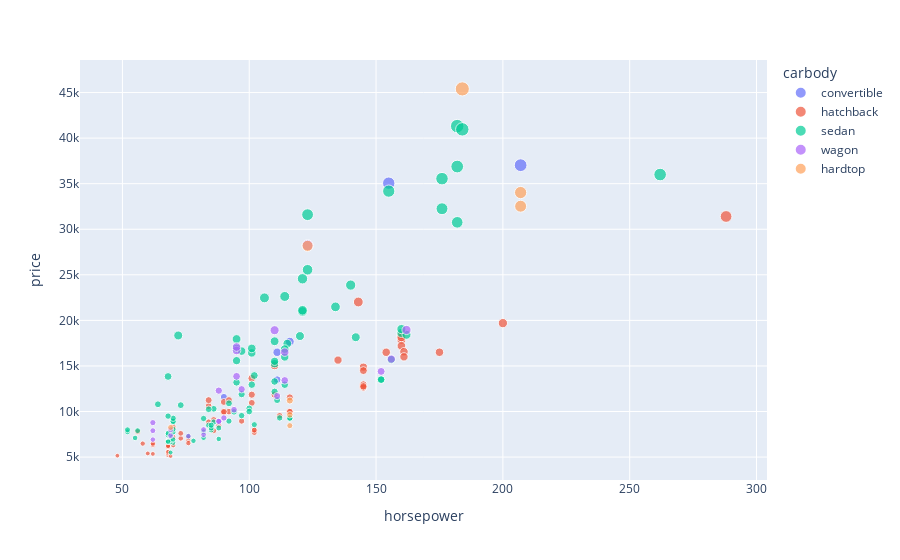

Source (notebook cell):
### Code cell
px.scatter(data_frame = df , x = "horsepower" , y = "price" , color = "carbody" ,
           size="price" , size_max=10 , hover_name = "fueltype")

### Figure 1 — Plotly figure (JSON) as saved in the notebook; plotly's stock layout.template omitted (floating-point values rounded to 4 significant figures)
{"data": [{"hovertemplate": "<b>%{hovertext}</b><br><br>carbody=convertible<br>horsepower=%{x}<br>price=%{marker.size}<extra></extra>", "hovertext": ["gas", "gas", "gas", "gas", "gas", "gas"], "legendgroup": "convertible", "marker": {"color": "#636efa", "size": [13500.0, 16500.0, 35060.0, 37030.0, 17670.0, 11600.0], "sizemode": "area", "sizeref": 454, "symbol": "circle"}, "mode": "markers", "name": "convertible", "orientation": "v", "showlegend": true, "type": "scatter", "x": [111, 111, 155, 207, 116, 90], "xaxis": "x", "y": [13500.0, 16500.0, 35060.0, 37030.0, 17670.0, 11600.0], "yaxis": "y"}, {"hovertemplate": "<b>%{hovertext}</b><br><br>carbody=hatchback<br>horsepower=%{x}<br>price=%{marker.size}<extra></extra>", "hovertext": ["gas", "gas", "gas", "gas", "gas", "gas", "gas", "gas", "gas", "gas", "gas", "gas", "gas", "gas", "gas", "gas", "gas", "gas", "gas", "gas", "gas", "gas", "gas", "gas", "gas", "gas", "gas", "gas", "gas", "gas", "gas", "gas", "gas", "gas", "gas", "gas", "gas", "gas", "gas", "gas", "gas", "gas", "gas", "gas", "gas", "gas", "gas", "gas", "gas", "gas", "gas", "gas", "gas", "gas", "gas", "gas", "gas", "gas", "gas", "diesel", "gas", "gas", "gas", "gas", "gas", "gas", "gas", "gas", "gas", "gas"], "legendgroup": "hatchback", "marker": {"color": "#EF553B", "size": [16500.0, 17860.0, 5151.0, 6295.0, 5572.0, 6377.0, 7957.0, 6229.0, 12960.0, 6479.0, 6855.0, 5399.0, 6529.0, 7129.0, 7895.0, 9095.0, 11050.0, 5195.0, 6095.0, 6795.0, 10940.0, 11840.0, 13640.0, 15640.0, 8845.0, 10600.0, 11240.0, 16500.0, 5389.0, 6189.0, 6669.0, 7689.0, 9959.0, 8499.0, 12630.0, 14870.0, 14490.0, 7799.0, 8949.0, 17200.0, 19700.0, 18400.0, 5572.0, 7957.0, 6229.0, 12760.0, 22020.0, 31400.0, 9895.0, 11850.0, 15040.0, 18150.0, 5118.0, 7053.0, 7603.0, 5348.0, 6338.0, 6488.0, 7198.0, 7788.0, 8358.0, 8238.0, 9538.0, 9989.0, 11550.0, 9988.0, 11250.0, 16560.0, 16000.0, 9980.0], "sizemode": "area", "sizeref": 454, "symbol": "circle"}, "mode": "markers", "name": "hatchback", "orientation": "v", "showlegend": true, "type": "scatter", "x": [154, 160, 48, 70, 68, 68, 102, 68, 145, 58, 76, 60, 76, 76, 86, 86, 90, 68, 68, 68, 101, 101, 101, 135, 84, 84, 84, 175, 68, 68, 68, 102, 116, 88, 145, 145, 145, 69, 97, 160, 200, 160, 68, 102, 68, 145, 143, 288, 90, 110, 110, 160, 69, 73, 73, 62, 62, 62, 70, 56, 70, 70, 112, 116, 116, 92, 92, 161, 161, 90], "xaxis": "x", "y": [16500.0, 17860.0, 5151.0, 6295.0, 5572.0, 6377.0, 7957.0, 6229.0, 12960.0, 6479.0, 6855.0, 5399.0, 6529.0, 7129.0, 7895.0, 9095.0, 11050.0, 5195.0, 6095.0, 6795.0, 10940.0, 11840.0, 13640.0, 15640.0, 8845.0, 10600.0, 11240.0, 16500.0, 5389.0, 6189.0, 6669.0, 7689.0, 9959.0, 8499.0, 12630.0, 14870.0, 14490.0, 7799.0, 8949.0, 17200.0, 19700.0, 18400.0, 5572.0, 7957.0, 6229.0, 12760.0, 22020.0, 31400.0, 9895.0, 11850.0, 15040.0, 18150.0, 5118.0, 7053.0, 7603.0, 5348.0, 6338.0, 6488.0, 7198.0, 7788.0, 8358.0, 8238.0, 9538.0, 9989.0, 11550.0, 9988.0, 11250.0, 16560.0, 16000.0, 9980.0], "yaxis": "y"}, {"hovertemplate": "<b>%{hovertext}</b><br><br>carbody=sedan<br>horsepower=%{x}<br>price=%{marker.size}<extra></extra>", "hovertext": ["gas", "gas", "gas", "gas", "gas", "gas", "gas", "gas", "gas", "gas", "gas", "gas", "gas", "gas", "gas", "gas", "gas", "gas", "gas", "gas", "gas", "gas", "gas", "gas", "gas", "gas", "gas", "gas", "gas", "gas", "gas", "gas", "diesel", "gas", "diesel", "diesel", "diesel", "gas", "gas", "gas", "gas", "gas", "gas", "gas", "diesel", "gas", "gas", "gas", "gas", "gas", "gas", "gas", "gas", "diesel", "gas", "diesel", "gas", "diesel", "gas", "gas", "gas", "gas", "gas", "gas", "gas", "gas", "gas", "gas", "gas", "gas", "diesel", "gas", "gas", "gas", "gas", "gas", "diesel", "gas", "gas", "diesel", "gas", "diesel", "gas", "gas", "diesel", "gas", "gas", "diesel", "gas", "gas", "gas", "gas", "gas", "gas", "diesel", "gas"], "legendgroup": "sedan", "marker": {"color": "#00cc96", "size": [13950.0, 17450.0, 15250.0, 17710.0, 23880.0, 16430.0, 16920.0, 20970.0, 21100.0, 24560.0, 30760.0, 41320.0, 36880.0, 6575.0, 6692.0, 7609.0, 8558.0, 7295.0, 8845.0, 10300.0, 12940.0, 10340.0, 6785.0, 8916.0, 8916.0, 32250.0, 35550.0, 36000.0, 6695.0, 7395.0, 8495.0, 10240.0, 10800.0, 18280.0, 18340.0, 25550.0, 31600.0, 34180.0, 40960.0, 6989.0, 8189.0, 9279.0, 9279.0, 5499.0, 7099.0, 6649.0, 6849.0, 7299.0, 7499.0, 9549.0, 13500.0, 13500.0, 11900.0, 13200.0, 15580.0, 16900.0, 16630.0, 17950.0, 18150.0, 6692.0, 7609.0, 12170.0, 15510.0, 18620.0, 7126.0, 7775.0, 9960.0, 9233.0, 11260.0, 6938.0, 7898.0, 7738.0, 9258.0, 8058.0, 9298.0, 8948.0, 10700.0, 10900.0, 15690.0, 7775.0, 7975.0, 7995.0, 8195.0, 8495.0, 9495.0, 9995.0, 13300.0, 13840.0, 12940.0, 15980.0, 18420.0, 16840.0, 19040.0, 21480.0, 22470.0, 22620.0], "sizemode": "area", "sizeref": 454, "symbol": "circle"}, "mode": "markers", "name": "sedan", "orientation": "v", "showlegend": true, "type": "scatter", "x": [102, 115, 110, 110, 140, 101, 101, 121, 121, 121, 182, 182, 182, 70, 68, 68, 102, 76, 86, 86, 101, 100, 78, 70, 70, 176, 176, 262, 68, 68, 84, 84, 64, 120, 72, 123, 123, 155, 184, 88, 88, 116, 116, 69, 55, 69, 69, 69, 69, 97, 152, 152, 97, 95, 95, 95, 97, 95, 142, 68, 68, 110, 110, 160, 82, 82, 94, 82, 111, 70, 56, 70, 70, 70, 112, 92, 73, 92, 156, 52, 85, 52, 85, 85, 68, 100, 110, 68, 114, 114, 162, 114, 160, 134, 106, 114], "xaxis": "x", "y": [13950.0, 17450.0, 15250.0, 17710.0, 23880.0, 16430.0, 16920.0, 20970.0, 21100.0, 24560.0, 30760.0, 41320.0, 36880.0, 6575.0, 6692.0, 7609.0, 8558.0, 7295.0, 8845.0, 10300.0, 12940.0, 10340.0, 6785.0, 8916.0, 8916.0, 32250.0, 35550.0, 36000.0, 6695.0, 7395.0, 8495.0, 10240.0, 10800.0, 18280.0, 18340.0, 25550.0, 31600.0, 34180.0, 40960.0, 6989.0, 8189.0, 9279.0, 9279.0, 5499.0, 7099.0, 6649.0, 6849.0, 7299.0, 7499.0, 9549.0, 13500.0, 13500.0, 11900.0, 13200.0, 15580.0, 16900.0, 16630.0, 17950.0, 18150.0, 6692.0, 7609.0, 12170.0, 15510.0, 18620.0, 7126.0, 7775.0, 9960.0, 9233.0, 11260.0, 6938.0, 7898.0, 7738.0, 9258.0, 8058.0, 9298.0, 8948.0, 10700.0, 10900.0, 15690.0, 7775.0, 7975.0, 7995.0, 8195.0, 8495.0, 9495.0, 9995.0, 13300.0, 13840.0, 12940.0, 15980.0, 18420.0, 16840.0, 19040.0, 21480.0, 22470.0, 22620.0], "yaxis": "y"}, {"hovertemplate": "<b>%{hovertext}</b><br><br>carbody=wagon<br>horsepower=%{x}<br>price=%{marker.size}<extra></extra>", "hovertext": ["gas", "gas", "gas", "diesel", "gas", "gas", "gas", "gas", "diesel", "gas", "diesel", "gas", "gas", "gas", "gas", "gas", "gas", "gas", "gas", "gas", "gas", "gas", "gas", "gas", "gas"], "legendgroup": "wagon", "marker": {"color": "#ab63fa", "size": [18920.0, 8921.0, 7295.0, 28250.0, 7349.0, 7999.0, 14400.0, 12440.0, 13860.0, 16700.0, 17080.0, 8921.0, 9295.0, 7463.0, 10200.0, 8013.0, 11690.0, 6918.0, 7898.0, 8778.0, 15750.0, 12290.0, 13420.0, 16520.0, 18950.0], "sizemode": "area", "sizeref": 454, "symbol": "circle"}, "mode": "markers", "name": "wagon", "orientation": "v", "showlegend": true, "type": "scatter", "x": [110, 88, 76, 123, 69, 69, 152, 97, 95, 95, 95, 88, 90, 82, 94, 82, 111, 62, 62, 62, 156, 88, 114, 114, 162], "xaxis": "x", "y": [18920.0, 8921.0, 7295.0, 28250.0, 7349.0, 7999.0, 14400.0, 12440.0, 13860.0, 16700.0, 17080.0, 8921.0, 9295.0, 7463.0, 10200.0, 8013.0, 11690.0, 6918.0, 7898.0, 8778.0, 15750.0, 12290.0, 13420.0, 16520.0, 18950.0], "yaxis": "y"}, {"hovertemplate": "<b>%{hovertext}</b><br><br>carbody=hardtop<br>horsepower=%{x}<br>price=%{marker.size}<extra></extra>", "hovertext": ["diesel", "gas", "gas", "gas", "gas", "gas", "gas", "gas"], "legendgroup": "hardtop", "marker": {"color": "#FFA15A", "size": [28180.0, 45400.0, 8249.0, 32530.0, 34030.0, 8449.0, 9639.0, 11200.0], "sizemode": "area", "sizeref": 454, "symbol": "circle"}, "mode": "markers", "name": "hardtop", "orientation": "v", "showlegend": true, "type": "scatter", "x": [123, 184, 69, 207, 207, 116, 116, 116], "xaxis": "x", "y": [28180.0, 45400.0, 8249.0, 32530.0, 34030.0, 8449.0, 9639.0, 11200.0], "yaxis": "y"}], "layout": {"legend": {"itemsizing": "constant", "title": {"text": "carbody"}, "tracegroupgap": 0}, "margin": {"t": 60}, "xaxis": {"anchor": "y", "domain": [0, 1], "title": {"text": "horsepower"}}, "yaxis": {"anchor": "x", "domain": [0, 1], "title": {"text": "price"}}}}
